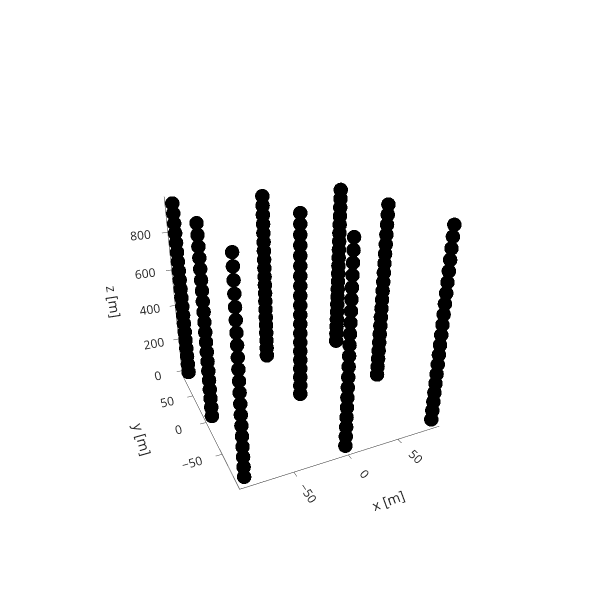

The code cell stored with this chart in its notebook:
### Code cell
get_detector_scatter3ds(detector)

### Figure 1 — Plotly figure (JSON) as saved in the notebook; plotly's stock layout.template omitted (floating-point values rounded to 4 significant figures; data arrays with more than 128 entries replaced by an {"elided": "..."} marker saying what was removed)
{"data": [{"marker": {"color": "black", "colorscale": [[0, "#440154"], [0.1111, "#482878"], [0.2222, "#3e4989"], [0.3333, "#31688e"], [0.4444, "#26828e"], [0.5556, "#1f9e89"], [0.6667, "#35b779"], [0.7778, "#6ece58"], [0.8889, "#b5de2b"], [1, "#fde725"]], "opacity": 0.4, "size": 5}, "mode": "markers", "name": "modules", "type": "scatter3d", "x": {"elided": "2880 int values"}, "y": {"elided": "2880 int values"}, "z": {"elided": "2880 int values"}}], "layout": {"autosize": false, "height": 600, "scene": {"aspectmode": "auto", "aspectratio": {"x": 1, "y": 1, "z": 1}, "camera": {"center": {"x": 0, "y": 0, "z": 0}, "eye": {"x": -0.9566, "y": -2.048, "z": 0.9432}, "projection": {"type": "perspective"}, "up": {"x": 0, "y": 0, "z": 1}}, "xaxis": {"title": {"text": "x [m]"}, "type": "linear"}, "yaxis": {"title": {"text": "y [m]"}, "type": "linear"}, "zaxis": {"title": {"text": "z [m]"}, "type": "linear"}}, "showlegend": false, "width": 600}}
